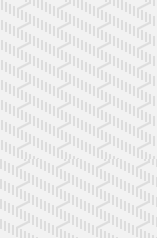
#> input picture card_images/back.png, 157 x 238 px
$ python image.py
#> lines starting #> are read from the running program, lines starting #| are printed output that depends on the picture
from PIL import Image
import os

# --- Configuration ---
background_file = 'back.png'

# List of all card files from your original prompt (excluding 'back.png' and 'jokers' for now)
# You should verify this list is 100% accurate for your files.
card_files = [
    '10_of_clubs.png', '10_of_diamonds.png', '10_of_hearts.png', '10_of_spades.png',
    '2_of_clubs.png', '2_of_diamonds.png', '2_of_hearts.png', '2_of_spades.png',
    '3_of_clubs.png', '3_of_diamonds.png', '3_of_hearts.png', '3_of_spades.png',
    '4_of_clubs.png', '4_of_diamonds.png', '4_of_hearts.png', '4_of_spades.png',
    '5_of_clubs.png', '5_of_diamonds.png', '5_of_hearts.png', '5_of_spades.png',
    '6_of_clubs.png', '6_of_diamonds.png', '6_of_hearts.png', '6_of_spades.png',
    '7_of_clubs.png', '7_of_diamonds.png', '7_of_hearts.png', '7_of_spades.png',
    '8_of_clubs.png', '8_of_diamonds.png', '8_of_hearts.png', '8_of_spades.png',
    '9_of_clubs.png', '9_of_diamonds.png', '9_of_hearts.png', '9_of_spades.png',
    'ace_of_clubs.png', 'ace_of_diamonds.png', 'ace_of_hearts.png', 'ace_of_spades.png',
    'jack_of_clubs.png', 'jack_of_diamonds.png', 'jack_of_hearts.png', 'jack_of_spades.png',
    'king_of_clubs.png', 'king_of_diamonds.png', 'king_of_hearts.png', 'king_of_spades.png',
    'queen_of_clubs.png', 'queen_of_diamonds.png', 'queen_of_hearts.png', 'queen_of_spades.png',
    # Include Jokers if you want them processed too
    'black_joker.png', 'red_joker.png'
]
# --- End Configuration ---


try:
    # Load the background once outside the loop
    background_template = Image.open(background_file)
#> background_template is the input picture: PIL image 157x238 RGBA; mean R, G, B, A 236.1, 236.1, 236.1, 255

    print(f"Starting batch process on {len(card_files)} card images...")

    for card_file in card_files:
        # Check if the file exists before processing
        if not os.path.exists(card_file):
            print(f"Skipping: {card_file} not found.")
            continue

        try:
            # 1. Open the card image
            card = Image.open(card_file)
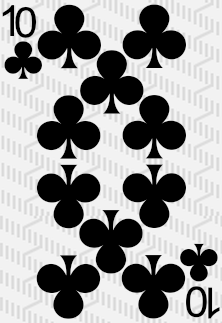
#> input picture card_images/10_of_clubs.png, 222 x 323 px
#> card is the input picture: PIL image 222x323 RGBA; mean R, G, B, A 152.2, 152.2, 152.2, 252.9

            # 2. Ensure the card has an alpha channel
            if card.mode != 'RGBA':
                card = card.convert('RGBA')

            # Get card dimensions
            card_width, card_height = card.size
#> card_width = 222; card_height = 323

            # 3. Resize the background copy to match the card's dimensions
            # Using the old constant Image.LANCZOS for compatibility
            resized_background = background_template.resize(
                (card_width, card_height),
                Image.LANCZOS
            )
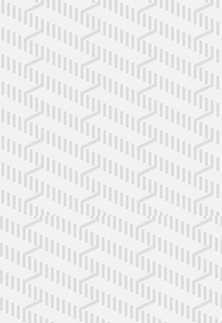
#> resized_background: PIL image 222x323 RGBA; mean R, G, B, A 236.1, 236.1, 236.1, 255

            # 4. Paste the card onto the resized background
            final_image = resized_background.copy()
            final_image.paste(card, (0, 0), mask=card)

            # 5. Save the resulting image, overwriting the original file name
            final_image.save(card_file)

            print(f"Processed and saved: {card_file}")

        except Exception as e:
            print(f"Failed to process {card_file}: {e}")

    print("\nBatch processing complete.")

except FileNotFoundError:
    print(f"Critical Error: The background file '{background_file}' was not found.")
except Exception as e:
    print(f"A general error occurred: {e}")
